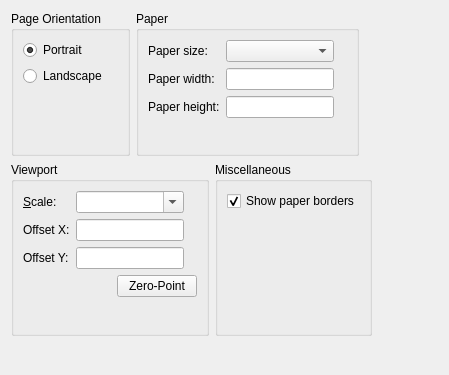
<?xml version="1.0" encoding="UTF-8"?>
<ui version="4.0">
 <class>PageSettings</class>
 <widget class="QWidget" name="PageSettings">
  <property name="geometry">
   <rect>
    <x>0</x>
    <y>0</y>
    <width>449</width>
    <height>375</height>
   </rect>
  </property>
  <layout class="QVBoxLayout" name="verticalLayout_4">
   <item>
    <layout class="QHBoxLayout" name="horizontalLayout_2">
     <item>
      <widget class="QGroupBox" name="PageOrientation">
       <property name="title">
        <string>Page Orientation</string>
       </property>
       <layout class="QVBoxLayout" name="verticalLayout">
        <item>
         <widget class="QRadioButton" name="Portrait">
          <property name="text">
           <string>Portrait</string>
          </property>
          <property name="checked">
           <bool>true</bool>
          </property>
         </widget>
        </item>
        <item>
         <widget class="QRadioButton" name="Landscape">
          <property name="text">
           <string>Landscape</string>
          </property>
         </widget>
        </item>
        <item>
         <spacer name="verticalSpacer_2">
          <property name="orientation">
           <enum>Qt::Vertical</enum>
          </property>
          <property name="sizeHint" stdset="0">
           <size>
            <width>20</width>
            <height>10</height>
           </size>
          </property>
         </spacer>
        </item>
       </layout>
      </widget>
     </item>
     <item>
      <widget class="QGroupBox" name="groupBox_3">
       <property name="title">
        <string>Paper</string>
       </property>
       <layout class="QGridLayout" name="gridLayout">
        <item row="0" column="0">
         <widget class="QLabel" name="label">
          <property name="text">
           <string>Paper size:</string>
          </property>
         </widget>
        </item>
        <item row="0" column="1">
         <widget class="QComboBox" name="PaperSizeName">
          <property name="ForceSaveText" stdset="0">
           <bool>true</bool>
          </property>
         </widget>
        </item>
        <item row="1" column="0">
         <widget class="QLabel" name="label_6">
          <property name="text">
           <string>Paper width:</string>
          </property>
         </widget>
        </item>
        <item row="2" column="0">
         <widget class="QLabel" name="label_7">
          <property name="text">
           <string>Paper height:</string>
          </property>
         </widget>
        </item>
        <item row="2" column="2">
         <widget class="QLabel" name="HeightUnit">
          <property name="text">
           <string notr="true"/>
          </property>
         </widget>
        </item>
        <item row="1" column="1">
         <widget class="RMathLineEdit" name="PaperWidth">
          <property name="angle" stdset="0">
           <bool>false</bool>
          </property>
          <property name="defaultUnit" stdset="0">
           <number>0</number>
          </property>
         </widget>
        </item>
        <item row="2" column="1">
         <widget class="RMathLineEdit" name="PaperHeight">
          <property name="angle" stdset="0">
           <bool>false</bool>
          </property>
          <property name="defaultUnit" stdset="0">
           <number>0</number>
          </property>
         </widget>
        </item>
        <item row="1" column="2">
         <widget class="QLabel" name="WidthUnit">
          <property name="text">
           <string notr="true"/>
          </property>
         </widget>
        </item>
        <item row="3" column="1">
         <spacer name="verticalSpacer_4">
          <property name="orientation">
           <enum>Qt::Vertical</enum>
          </property>
          <property name="sizeHint" stdset="0">
           <size>
            <width>20</width>
            <height>40</height>
           </size>
          </property>
         </spacer>
        </item>
       </layout>
      </widget>
     </item>
     <item>
      <spacer name="horizontalSpacer_2">
       <property name="orientation">
        <enum>Qt::Horizontal</enum>
       </property>
       <property name="sizeHint" stdset="0">
        <size>
         <width>40</width>
         <height>20</height>
        </size>
       </property>
      </spacer>
     </item>
    </layout>
   </item>
   <item>
    <layout class="QHBoxLayout" name="horizontalLayout_3">
     <item>
      <widget class="QGroupBox" name="groupBox_7">
       <property name="title">
        <string>Viewport</string>
       </property>
       <layout class="QVBoxLayout" name="verticalLayout_2">
        <item>
         <layout class="QGridLayout" name="gridLayout_2">
          <item row="0" column="0">
           <widget class="QLabel" name="label_2">
            <property name="text">
             <string>&amp;Scale:</string>
            </property>
            <property name="buddy">
             <cstring>Scale</cstring>
            </property>
           </widget>
          </item>
          <item row="0" column="1">
           <widget class="QComboBox" name="Scale">
            <property name="editable">
             <bool>true</bool>
            </property>
           </widget>
          </item>
          <item row="1" column="0">
           <widget class="QLabel" name="label_9">
            <property name="text">
             <string>Offset X:</string>
            </property>
           </widget>
          </item>
          <item row="1" column="1">
           <widget class="RMathLineEdit" name="OffsetX">
            <property name="angle" stdset="0">
             <bool>false</bool>
            </property>
            <property name="defaultUnit" stdset="0">
             <number>0</number>
            </property>
           </widget>
          </item>
          <item row="1" column="2">
           <widget class="QLabel" name="OffsetXUnit">
            <property name="text">
             <string notr="true"/>
            </property>
           </widget>
          </item>
          <item row="2" column="0">
           <widget class="QLabel" name="label_10">
            <property name="text">
             <string>Offset Y:</string>
            </property>
           </widget>
          </item>
          <item row="2" column="1">
           <widget class="RMathLineEdit" name="OffsetY">
            <property name="angle" stdset="0">
             <bool>false</bool>
            </property>
            <property name="defaultUnit" stdset="0">
             <number>0</number>
            </property>
           </widget>
          </item>
          <item row="2" column="2">
           <widget class="QLabel" name="OffsetYUnit">
            <property name="text">
             <string notr="true"/>
            </property>
           </widget>
          </item>
         </layout>
        </item>
        <item>
         <layout class="QHBoxLayout" name="horizontalLayout">
          <item>
           <spacer name="horizontalSpacer_4">
            <property name="orientation">
             <enum>Qt::Horizontal</enum>
            </property>
            <property name="sizeHint" stdset="0">
             <size>
              <width>13</width>
              <height>13</height>
             </size>
            </property>
           </spacer>
          </item>
          <item>
           <widget class="QPushButton" name="ZeroPoint">
            <property name="text">
             <string>Zero-Point</string>
            </property>
           </widget>
          </item>
         </layout>
        </item>
        <item>
         <spacer name="verticalSpacer_5">
          <property name="orientation">
           <enum>Qt::Vertical</enum>
          </property>
          <property name="sizeHint" stdset="0">
           <size>
            <width>20</width>
            <height>40</height>
           </size>
          </property>
         </spacer>
        </item>
       </layout>
      </widget>
     </item>
     <item>
      <widget class="QGroupBox" name="groupBox_4">
       <property name="title">
        <string>Miscellaneous</string>
       </property>
       <layout class="QVBoxLayout" name="verticalLayout_3">
        <item>
         <widget class="QCheckBox" name="ShowPaperBorders">
          <property name="text">
           <string>Show paper borders</string>
          </property>
          <property name="checked">
           <bool>true</bool>
          </property>
         </widget>
        </item>
        <item>
         <spacer name="verticalSpacer_3">
          <property name="orientation">
           <enum>Qt::Vertical</enum>
          </property>
          <property name="sizeHint" stdset="0">
           <size>
            <width>20</width>
            <height>10</height>
           </size>
          </property>
         </spacer>
        </item>
       </layout>
      </widget>
     </item>
     <item>
      <spacer name="horizontalSpacer_3">
       <property name="orientation">
        <enum>Qt::Horizontal</enum>
       </property>
       <property name="sizeHint" stdset="0">
        <size>
         <width>40</width>
         <height>20</height>
        </size>
       </property>
      </spacer>
     </item>
    </layout>
   </item>
   <item>
    <spacer name="verticalSpacer">
     <property name="orientation">
      <enum>Qt::Vertical</enum>
     </property>
     <property name="sizeHint" stdset="0">
      <size>
       <width>20</width>
       <height>42</height>
      </size>
     </property>
    </spacer>
   </item>
  </layout>
 </widget>
 <customwidgets>
  <customwidget>
   <class>RMathLineEdit</class>
   <extends>QLineEdit</extends>
   <header>RMathLineEdit.h</header>
  </customwidget>
 </customwidgets>
 <resources/>
 <connections/>
</ui>
